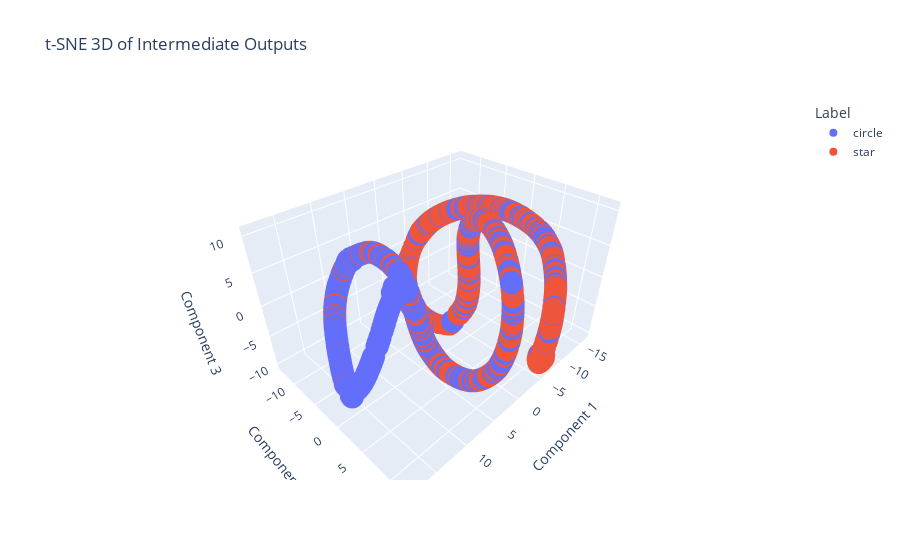

Notebook code cell kept with this figure:
### Code cell
import plotly.express as px
import pandas as pd

# Perform t-SNE to reduce to 3D for visualization
tsne = TSNE(n_components=3, random_state=42)
tsne_3d = tsne.fit_transform(intermediate)

# Perform UMAP to reduce to 3D for visualization
reducer = umap.UMAP(n_components=3, random_state=42)
umap_3d = reducer.fit_transform(intermediate)

tsne_df = pd.DataFrame(tsne_3d, columns=["Component 1", "Component 2", "Component 3"])
tsne_df["Label"] = labels

umap_df = pd.DataFrame(umap_3d, columns=["Component 1", "Component 2", "Component 3"])
umap_df["Label"] = labels

# Plot t-SNE in 3D using plotly
fig_tsne = px.scatter_3d(
    tsne_df,
    x="Component 1",
    y="Component 2",
    z="Component 3",
    color="Label",
    title="t-SNE 3D of Intermediate Outputs",
)
fig_tsne.show()

### Figure 1 — Plotly figure (JSON) as saved in the notebook; plotly's stock layout.template omitted (floating-point values rounded to 4 significant figures; data arrays with more than 128 entries replaced by an {"elided": "..."} marker saying what was removed)
{"data": [{"hovertemplate": "Label=circle<br>Component 1=%{x}<br>Component 2=%{y}<br>Component 3=%{z}<extra></extra>", "legendgroup": "circle", "marker": {"color": "#636efa", "symbol": "circle"}, "mode": "markers", "name": "circle", "scene": "scene", "showlegend": true, "type": "scatter3d", "x": {"elided": "596 float values"}, "y": {"elided": "596 float values"}, "z": {"elided": "596 float values"}}, {"hovertemplate": "Label=star<br>Component 1=%{x}<br>Component 2=%{y}<br>Component 3=%{z}<extra></extra>", "legendgroup": "star", "marker": {"color": "#EF553B", "symbol": "circle"}, "mode": "markers", "name": "star", "scene": "scene", "showlegend": true, "type": "scatter3d", "x": {"elided": "588 float values"}, "y": {"elided": "588 float values"}, "z": {"elided": "588 float values"}}], "layout": {"legend": {"title": {"text": "Label"}, "tracegroupgap": 0}, "scene": {"domain": {"x": [0, 1], "y": [0, 1]}, "xaxis": {"title": {"text": "Component 1"}}, "yaxis": {"title": {"text": "Component 2"}}, "zaxis": {"title": {"text": "Component 3"}}}, "title": {"text": "t-SNE 3D of Intermediate Outputs"}}}
